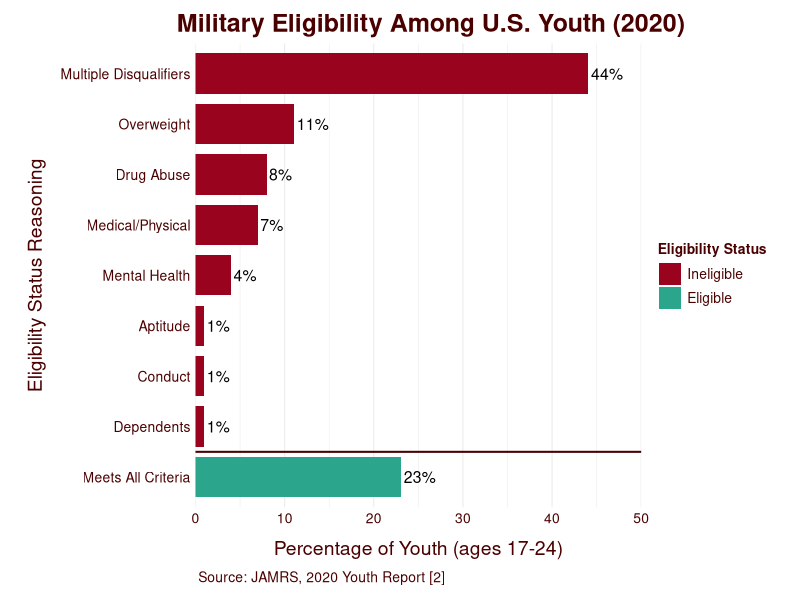
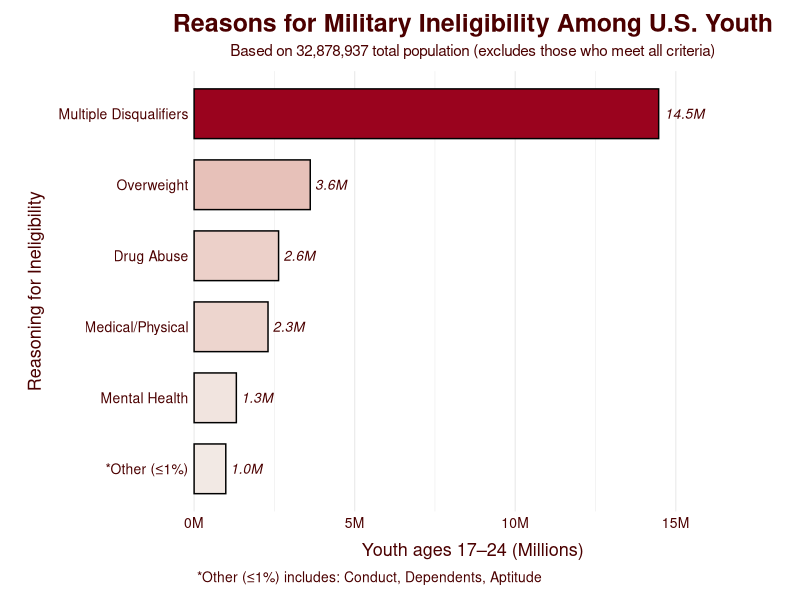

These charts were generated, in order, by the following R code:
## ---- chunk 1
#| echo: false
#| warning: false
#| message: false
#| fig-width: 9
#| fig-height: 5.5
#| fig-dpi: 300
#| out-width: 100%
#| fig-align: center

library(ggplot2)
library(dplyr)
library(forcats)

Eligibility <- data.frame(
  Category = c("Meets All Criteria","Multiple Disqualifiers","Medical/Physical",
               "Overweight","Mental Health","Drug Abuse",
               "Conduct","Dependents","Aptitude"),
  Percent  = c(23, 44, 7, 11, 4, 8, 1, 1, 1)
)

lev_order <- c("Meets All Criteria","Dependents","Conduct","Aptitude",
               "Mental Health","Medical/Physical","Drug Abuse",
               "Overweight","Multiple Disqualifiers")

Eligibility <- Eligibility %>%
  mutate(
    Category = factor(Category, levels = lev_order),
    Group = case_when(
      Category == "Meets All Criteria" ~ "Eligible",
      TRUE ~ "Ineligible"))

ggplot(Eligibility, aes(x = Category, y = Percent, fill = Group)) +
  geom_col(width = 0.8) +
  coord_flip() +
  geom_text(aes(label = paste0(Percent, "%")), hjust = -0.1, size = 4) +
  annotate("segment", x = 1.5, xend = 1.5, y = 0, yend = 50,
           linewidth = 0.7, color = "#4B0000") +
  labs(
    title = "Military Eligibility Among U.S. Youth (2020)",
    x = "Eligibility Status Reasoning",
    y = "Percentage of Youth (ages 17-24)",
    caption = "Source: JAMRS, 2020 Youth Report [2]",
    fill = "Eligibility Status"
  ) +
  scale_y_continuous(limits = c(0, 50), expand = expansion(mult = c(0, 0))) +
  scale_fill_manual(
    values = c(
      "Ineligible" = "#9a031e",
      "Eligible" = "#2CA58D"
    ),
    breaks = c("Ineligible", "Eligible") 
  ) +
  theme_minimal(base_size = 8) +
  theme(
    plot.title = element_text(size = 18, face = "bold", color = "#4B0000", hjust = 0.3),
    axis.title.x = element_text(size = 14, color = "#4B0000", margin = margin(t = 10)),
    axis.title.y = element_text(size = 14, color = "#4B0000", margin = margin(r = 10)),
    axis.text.x = element_text(size = 10, color = "#4B0000"),
    axis.text.y = element_text(size = 10, color = "#4B0000"),
    panel.grid.major.y = element_blank(),
    plot.caption = element_text(size = 10, hjust = 0, color = "#4B0000", margin = margin(t = 8, l = 2)),
    plot.margin = margin(10, 20, 10, 20),
    legend.position = "right",
    legend.direction = "vertical",
    legend.title = element_text(size = 10, face = "bold", color = "#4B0000"),
    legend.text = element_text(size = 10, color = "#4B0000")
  )

## ---- chunk 2
#| echo: false
#| warning: false
#| message: false
#| fig-width: 9
#| fig-height: 5.5
#| fig-dpi: 300
#| out-width: 100%
#| fig-align: center

library(scales)

Eligibility_2 <- data.frame(
  Category = c("Meets All Criteria","Multiple Disqualifiers","Medical/Physical",
               "Overweight","Mental Health","Drug Abuse","*Other (≤1%)"),
  Percent  = c(23, 44, 7, 11, 4, 8, 3)
)

total_population <- 32878937 

Eligibility_2 <- Eligibility_2 %>%
  mutate(
    Count = round(Percent/100 * total_population),
    Label = paste0(number(Count, scale = 1e-6, accuracy = 0.1), "M")  
  )

elig_filt <- Eligibility_2 %>% filter(Category != "Meets All Criteria")

elig_filt <- elig_filt %>%
  mutate(Category = fct_reorder(Category, Count)) 

ggplot(elig_filt, aes(x = Category, y = Count, fill = Count)) +
  geom_col(width = 0.7, color = "black") +
  coord_flip(clip = "off") +
  scale_y_continuous(
    labels = label_number(scale = 1e-6, suffix = "M"),
    expand = expansion(mult = c(0, 0.2))
  ) +
  scale_fill_gradient(low = "#f2e9e4", high = "#9a031e", guide = "none") +
  geom_text(
    aes(label = Label),
    hjust = -0.15,
    size = 3.5,
    color = "#4B0000",
    fontface = "italic"
  ) +
  labs(
    title = "Reasons for Military Ineligibility Among U.S. Youth",
    subtitle = "Based on 32,878,937 total population (excludes those who meet all criteria)",
    x = "Reasoning for Ineligibility",
    y = "Youth ages 17–24 (Millions)",
    caption = "*Other (≤1%) includes: Conduct, Dependents, Aptitude"
  ) +
  theme_minimal(base_size = 9) +
  theme(
    plot.title = element_text(size = 18, face = "bold", color = "#4B0000", hjust = 0.5),
    plot.subtitle = element_text(size = 11, color = "#4B0000", hjust = 0.5, margin = margin(b = 8)),
    axis.title.x = element_text(size = 13, color = "#4B0000", margin = margin(t = 8)),
    axis.title.y = element_text(size = 13, color = "#4B0000", margin = margin(r = 10)),
    axis.text.x  = element_text(size = 10, color = "#4B0000"),
    axis.text.y  = element_text(size = 10, color = "#4B0000"),
    panel.grid.major.y = element_blank(),
    plot.caption = element_text(size = 10, hjust = 0, color = "#4B0000", margin = margin(t = 8, l = 2)),
    plot.margin = margin(10, 35, 10, 20),
    legend.position = "none"
  )
